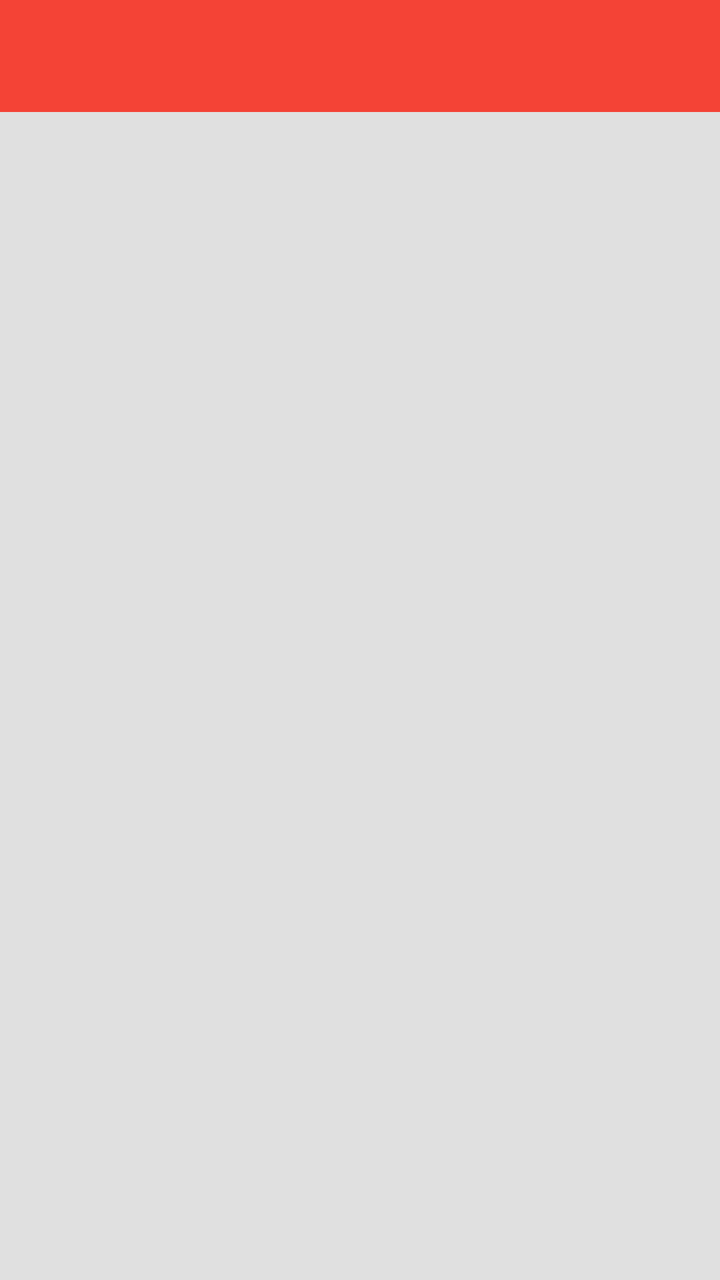
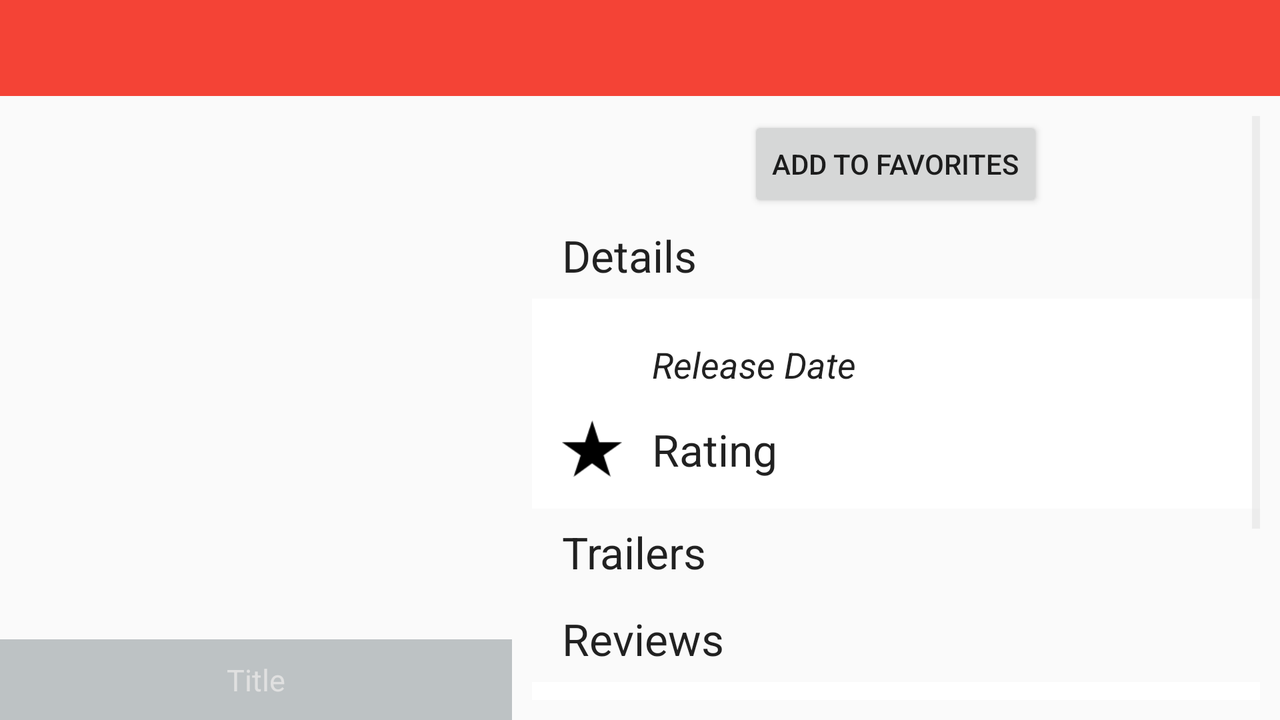

The same Android screen from two of the app's own layout files: first res/layout/ as a phone draws it, then the repository's variant for another configuration, drawn on a device whose configuration selects that folder. Both files follow.
<!-- AndroidManifest.xml: application theme AppTheme -->
<!-- res/layout/activity_movie_details.xml -->
<RelativeLayout xmlns:android="http://schemas.android.com/apk/res/android"
    xmlns:tools="http://schemas.android.com/tools" android:layout_width="match_parent"
    android:layout_height="match_parent"
    android:background="#E0E0E0"
    tools:context="com.vathsav.movies.MovieDetailsActivity">

    <android.support.v7.widget.Toolbar
        android:layout_alignParentTop="true"
        android:id="@+id/toolbar_detailed_activity"
        android:layout_height="wrap_content"
        android:layout_width="match_parent"
        android:minHeight="?attr/actionBarSize"
        android:background="?attr/colorPrimary" />

    <FrameLayout xmlns:android="http://schemas.android.com/apk/res/android"
        xmlns:tools="http://schemas.android.com/tools"
        android:id="@+id/movie_details_container"
        android:layout_width="match_parent"
        android:layout_height="match_parent"
        tools:context="com.vathsav.movies.MovieDetailsActivity"
        tools:ignore="MergeRootFrame"
        android:layout_below="@+id/toolbar_detailed_activity" />

</RelativeLayout>
<!-- resources referenced by this layout -->
<resources>
  <!-- from res/values-v21/ -->
  <style name="AppTheme" parent="Theme.AppCompat.Light.NoActionBar">
          <item name="colorPrimaryDark">#d32f2f</item>
          <item name="colorPrimary">#f44336</item>
          <item name="android:textColorSecondary">#E0E0E0</item>
      </style>
</resources>
<!-- res/layout-land/activity_movie_details.xml (the repository's variant of the layout above) -->
<!-- drawn on the phone turned sideways -->
<RelativeLayout xmlns:android="http://schemas.android.com/apk/res/android"
    xmlns:tools="http://schemas.android.com/tools" android:layout_width="match_parent"
    android:layout_height="match_parent"
    tools:context="com.vathsav.movies.MovieDetailsActivity">

    <android.support.v7.widget.Toolbar
        android:layout_alignParentTop="true"
        android:id="@+id/toolbar_detailed_activity"
        android:layout_height="wrap_content"
        android:layout_width="match_parent"
        android:minHeight="?attr/actionBarSize"
        android:background="?attr/colorPrimary" />

    <LinearLayout
        android:layout_width="match_parent"
        android:layout_height="match_parent"
        android:layout_below="@+id/toolbar_detailed_activity">

        <RelativeLayout
            android:layout_width="0dp"
            android:layout_weight="2"
            android:layout_height="match_parent"
            android:id="@+id/relativeLayout2">

            <ImageView
                android:layout_width="200dp"
                android:layout_height="match_parent"
                android:id="@+id/details_image_view"
                android:scaleType="centerCrop"
                android:layout_alignParentLeft="true"
                android:layout_alignParentStart="true"
                android:layout_alignParentRight="true"
                android:layout_alignParentEnd="true" />

            <TextView
                android:layout_width="wrap_content"
                android:layout_height="wrap_content"
                android:textAppearance="?android:attr/textAppearanceLarge"
                android:text="Title"
                android:textSize="15dp"
                android:padding="10dp"
                android:textColor="#E0E0E0"
                android:background="#5037474F"
                android:gravity="center"
                android:id="@+id/details_title"
                android:layout_alignParentBottom="true"
                android:layout_alignParentLeft="true"
                android:layout_alignParentStart="true"
                android:layout_alignParentRight="true"
                android:layout_alignParentEnd="true" />

        </RelativeLayout>

        <ScrollView
            android:layout_width="0dp"
            android:layout_weight="3"
            android:layout_height="match_parent"
            android:id="@+id/scrollView"
            android:padding="10dp" >

            <RelativeLayout
                android:layout_width="match_parent"
                android:layout_height="wrap_content"
                android:orientation="vertical"
                android:id="@+id/details_relative_layout" >

                <Button
                    android:layout_width="wrap_content"
                    android:layout_height="wrap_content"
                    android:text="Add to Favorites"
                    android:id="@+id/details_favorite_button"
                    android:layout_gravity="center_horizontal"
                    android:layout_alignParentTop="true"
                    android:layout_centerHorizontal="true" />

                <TextView
                    android:layout_width="wrap_content"
                    android:layout_height="wrap_content"
                    android:textAppearance="?android:attr/textAppearanceLarge"
                    android:text="Details"
                    android:id="@+id/details_text_details"
                    android:paddingLeft="15dp"
                    android:paddingTop="7dp"
                    android:paddingBottom="7dp"
                    android:paddingRight="15dp"
                    android:layout_below="@+id/details_favorite_button"
                    android:layout_alignParentLeft="true"
                    android:layout_alignParentStart="true" />

                <RelativeLayout
                    android:layout_width="match_parent"
                    android:layout_height="wrap_content"
                    android:background="#FFFFFF"
                    android:layout_below="@+id/details_text_details"
                    android:layout_alignParentLeft="true"
                    android:layout_alignParentStart="true"
                    android:id="@+id/relativeLayout">

                    <TextView
                        android:layout_width="wrap_content"
                        android:layout_height="wrap_content"
                        android:textAppearance="?android:attr/textAppearanceLarge"
                        android:text="Release Date"
                        android:textSize="18sp"
                        android:textStyle="italic"
                        android:gravity="center"
                        android:id="@+id/details_release_date"
                        android:layout_alignBottom="@+id/details_release_date_image"
                        android:layout_toRightOf="@+id/details_release_date_image"
                        android:layout_toEndOf="@+id/details_release_date_image" />

                    <TextView
                        android:layout_width="wrap_content"
                        android:layout_height="wrap_content"
                        android:textAppearance="?android:attr/textAppearanceLarge"
                        android:text="Rating"
                        android:id="@+id/details_rating"
                        android:layout_alignBottom="@+id/details_rating_image"
                        android:layout_alignLeft="@+id/details_release_date"
                        android:layout_alignStart="@+id/details_release_date" />

                    <ImageView
                        android:layout_width="30dp"
                        android:layout_height="30dp"
                        android:id="@+id/details_rating_image"
                        android:background="@drawable/ic_rating"
                        android:layout_below="@+id/details_release_date_image"
                        android:layout_alignLeft="@+id/details_release_date_image"
                        android:layout_alignStart="@+id/details_release_date_image"
                        android:layout_marginBottom="15dp" />

                    <ImageView
                        android:layout_width="30dp"
                        android:layout_height="30dp"
                        android:id="@+id/details_release_date_image"
                        android:background="@drawable/ic_calendar"
                        android:layout_alignParentTop="true"
                        android:layout_alignParentLeft="true"
                        android:layout_alignParentStart="true"
                        android:layout_margin="15dp" />

                </RelativeLayout>

                <TextView
                    android:layout_width="wrap_content"
                    android:layout_height="wrap_content"
                    android:textAppearance="?android:attr/textAppearanceLarge"
                    android:text="Trailers"
                    android:id="@+id/textView"
                    android:paddingLeft="15dp"
                    android:paddingTop="7dp"
                    android:paddingBottom="7dp"
                    android:paddingRight="15dp"
                    android:layout_below="@+id/relativeLayout"
                    android:layout_alignParentLeft="true"
                    android:layout_alignParentStart="true" />

                <ListView
                    android:layout_width="wrap_content"
                    android:layout_height="wrap_content"
                    android:background="#FFFFFF"
                    android:id="@+id/details_list_view"
                    android:layout_below="@+id/textView"
                    android:layout_centerHorizontal="true" />

                <TextView
                    android:layout_width="wrap_content"
                    android:layout_height="wrap_content"
                    android:textAppearance="?android:attr/textAppearanceLarge"
                    android:text="Reviews"
                    android:id="@+id/details_title_revie"
                    android:paddingLeft="15dp"
                    android:paddingTop="7dp"
                    android:paddingBottom="7dp"
                    android:paddingRight="15dp"
                    android:layout_below="@+id/details_list_view"
                    android:layout_alignParentLeft="true"
                    android:layout_alignParentStart="true" />

                <RelativeLayout
                    android:layout_width="match_parent"
                    android:layout_height="wrap_content"
                    android:background="#FFFFFF"
                    android:layout_below="@+id/details_title_revie"
                    android:layout_alignParentLeft="true"
                    android:layout_alignParentStart="true"
                    android:id="@+id/relativeLayout3">

                    <TextView
                        android:layout_width="wrap_content"
                        android:layout_height="wrap_content"
                        android:textAppearance="?android:attr/textAppearanceLarge"
                        android:text="Reviews"
                        android:id="@+id/details_text_reviews"
                        android:textSize="16sp"
                        android:layout_margin="15dp" />
                </RelativeLayout>

                <RelativeLayout
                    android:layout_width="match_parent"
                    android:layout_height="wrap_content"
                    android:background="#FFFFFF"
                    android:id="@+id/relativeLayout4"
                    android:layout_below="@+id/relativeLayout3"
                    android:layout_alignParentLeft="true"
                    android:layout_alignParentStart="true"
                    android:layout_marginTop="45dp">

                    <TextView
                        android:layout_width="wrap_content"
                        android:layout_height="wrap_content"
                        android:textAppearance="?android:attr/textAppearanceLarge"
                        android:text="Synopsis"
                        android:id="@+id/details_synopsis"
                        android:textSize="16sp"
                        android:layout_margin="15dp" />

                </RelativeLayout>

                <TextView
                    android:layout_width="wrap_content"
                    android:layout_height="wrap_content"
                    android:textAppearance="?android:attr/textAppearanceLarge"
                    android:text="Synopsis"
                    android:id="@+id/details_text_synopsis"
                    android:paddingLeft="15dp"
                    android:paddingTop="7dp"
                    android:paddingBottom="7dp"
                    android:paddingRight="15dp"
                    android:layout_below="@+id/relativeLayout3"
                    android:layout_alignParentLeft="true"
                    android:layout_alignParentStart="true" />

            </RelativeLayout>

        </ScrollView>

    </LinearLayout>


</RelativeLayout>
<!-- resources referenced by the variant -->
<!-- as the phone turned sideways resolves them -->
<resources>
  <!-- drawable ic_rating: png bitmap (drawable, 981 bytes) -->
  <!-- from res/values-v21/ -->
  <style name="AppTheme" parent="Theme.AppCompat.Light.NoActionBar">
          <item name="colorPrimaryDark">#d32f2f</item>
          <item name="colorPrimary">#f44336</item>
          <item name="android:textColorSecondary">#E0E0E0</item>
      </style>
</resources>
